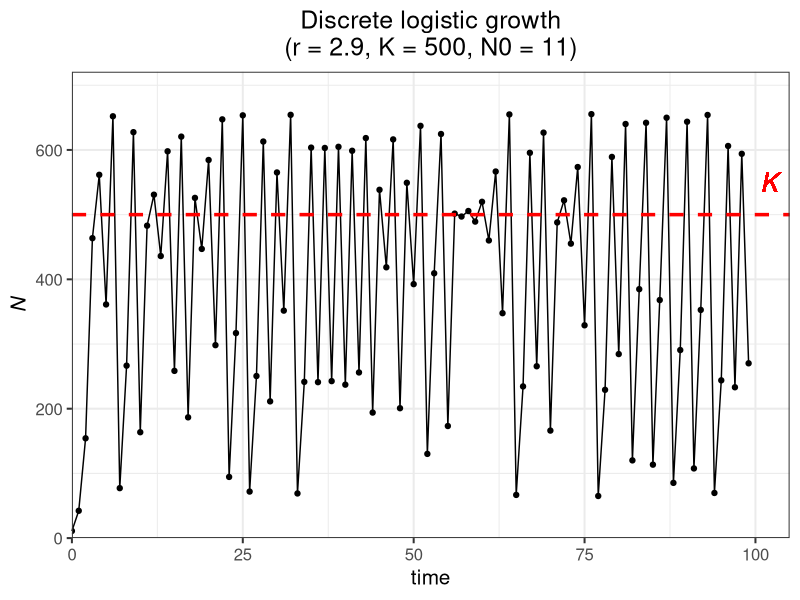
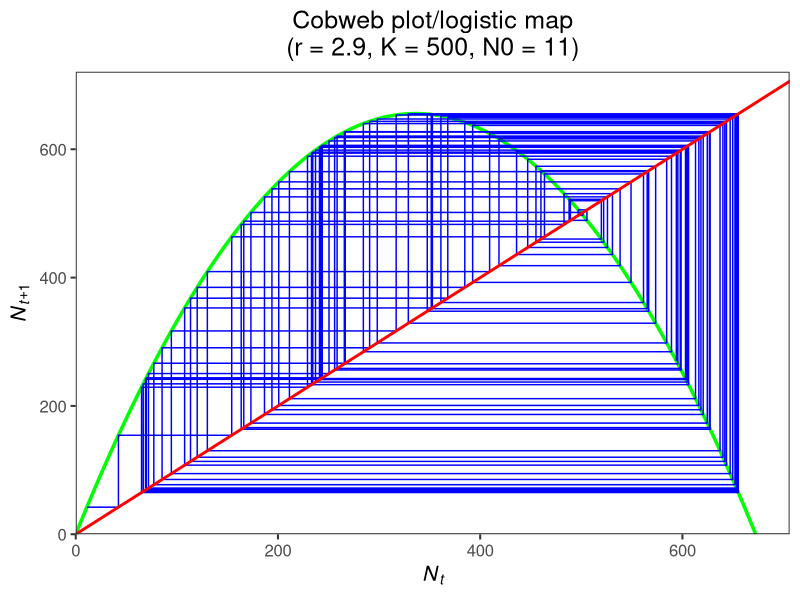

The R source for these figures, in order:
# week 4

library(tidyverse)

### (1) Set the parameters
r <- 2.9
K <- 500
N0 <- 11
time <- 100

### (2) Define the discrete logistic growth equation
log_fun <- function(r, N, K){N + r*N*(1-N/K)}  

### (3) Use for loop to iterate over the time sequence
pop_size <- numeric(time)
pop_size[1] <- N0

for (i in 2:time) {pop_size[i] <- log_fun(r = r, N = pop_size[i - 1], K = K)}

pop_data <- pop_size %>% 
  as.data.frame() %>% 
  rename(., pop_size = `.`) %>%
  mutate(time = 0:(time-1)) %>%
  relocate(time)

head(pop_data)

##   time  pop_size
## 1    0  10.00000
## 2    1  27.64000
## 3    2  74.64171
## 4    3 188.93980
## 5    4 400.51775
## 6    5 543.95762

  
  ### Population trajectory
  ggplot(pop_data, aes(x = time, y = pop_size)) + 
  geom_point() + 
  geom_line() +
  geom_hline(yintercept = K, color = "red", size = 1.2, linetype = "dashed") + 
  geom_text(x = time*1.02, y = K+50, label = "italic(K)", color = "red", size = 6.5, parse = T) +
  labs(y = expression(italic(N)), title = paste0("Discrete logistic growth", "\n", "(r = ", r, ", K = ", K, ", N0 = ", N0, ")")) + 
  scale_x_continuous(limits = c(0, time*1.05), expand = c(0, 0)) + 
  scale_y_continuous(limits = c(0, max(pop_size)*1.1), expand = c(0, 0)) + 
  theme_bw(base_size = 15) +
  theme(plot.title = element_text(hjust = 0.5))

### Cobweb plot/logistic map
cobweb_data <- data.frame(Nt = rep(pop_size[-time], each = 2)[-1], 
                          Nt1 = rep(pop_size[-1], each = 2)[-length(rep(pop_size[-1], each = 2))])

#  Nt   Nt1
#----------
#  N1   N2
#  N2   N2
#  N2   N3

logistic_map <- data.frame(Nt = seq(0, (r+1)/r*K, by = 0.1)) %>%
  mutate(Nt1 = Nt + r*Nt*(1-Nt/K))

ggplot() + 
  geom_line(data = logistic_map, aes(x = Nt, y = Nt1), color = "green", size = 1.2) + 
  geom_path(data = cobweb_data, aes(x = Nt, y = Nt1), color = "blue", size = 0.5) + 
  geom_abline(slope = 1, intercept = 0, color = "red", size = 1) + 
  labs(x = expression(italic(N[t])),
       y = expression(italic(N[t+1])), 
       title = paste0("Cobweb plot/logistic map", "\n", "(r = ", r, ", K = ", K, ", N0 = ", N0, ")")) + 
  scale_x_continuous(limits = c(0, (r+1)/r*K*1.05), expand = c(0, 0)) + 
  scale_y_continuous(limits = c(0, max(pop_size)*1.1), expand = c(0, 0)) + 
  theme_bw(base_size = 15) +
  theme(plot.title = element_text(hjust = 0.5),
        panel.grid = element_blank())
